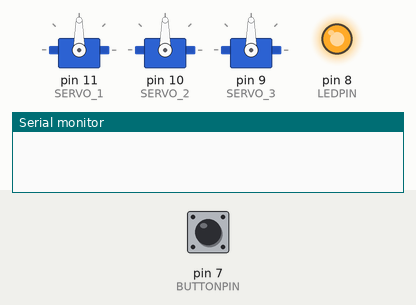
A sketch run on a simulated Arduino Uno, built with avr-gcc and run on an emulated ATmega328P. Shown: 3 × servo, output pins drawn as LEDs (lit = HIGH), the last lines printed to the serial monitor. The inputs (shaded band) are chosen by the test bench; at power-on: pin 7 (BUTTONPIN) LOW.

Above: at 1.2 s.
1.3 s: pin 7 (BUTTONPIN) pulled HIGH for 0.15 s
At 1.7 s:
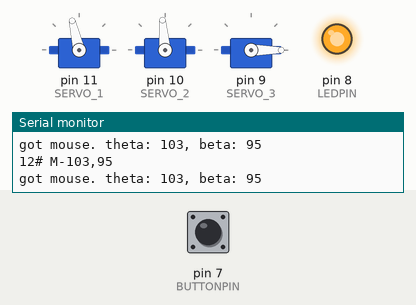
At 2.57 s:
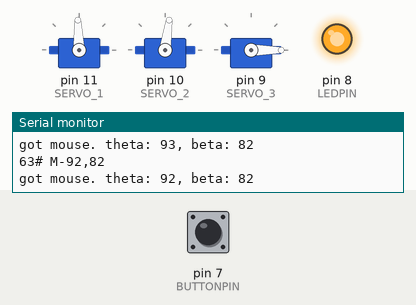
10.3 s: pin 7 (BUTTONPIN) pulled HIGH for 1 s
At 13.65 s:
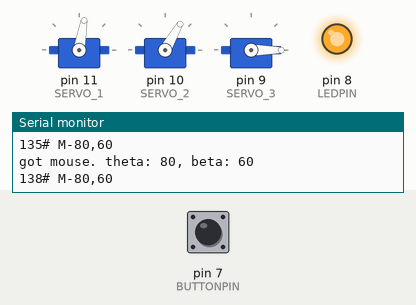
Timing chart, 0 to 19.3 s (numbered marks = the images above; inputs shaded):
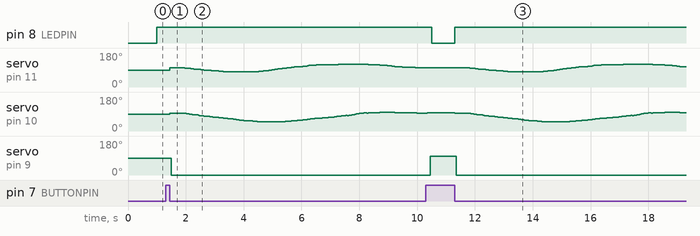

The sketch:

TwoServoArm_ARDUINO.ino
```cpp
//arduino CODE

//----------------------------------------- parameter (CHANGE HERE)
#define UP_PARAMETER 0
#define DOWN_PARAMETER 100

#define SERVO_1    11
#define SERVO_2    10
#define SERVO_3    9
#define LEDPIN     8
#define BUTTONPIN  7

#define LED_BLINK_INTERVAL 1000

//----------------------------------------- communication protocol (DON'T CHANGE!)
#define HEADER      '|'
//command
#define MOUSE       'M'
#define MOUSEUP     'U'
#define MOUSEDOWN   'D'
#define DEBUG       'N'
#define MEMORY_DATA 'A'

#define MESSAGE_BYTES 4 // HEADER - COMMAND

//----------------------------------------- coordinates, feel a bit stupid


prog_char path[] PROGMEM = {
  'M',103,95,'U',0,0,'M',103,95,'M',103,95,'M',103,95,'M',103,95,'M',
  103,95,'M',103,95,'M',103,95,'M',101,94,'M',100,93,'M',99,92,'M',98,91,'M',98,90,'M',97,89,'M',
  96,87,'M',95,85,'M',95,85,'M',94,85,'M',94,84,'M',93,82,'M',92,82,'M',92,82,'M',90,79,'M',89,78,
  'M',89,78,'M',88,77,'M',88,75,'M',87,75,'M',86,73,'M',85,73,'M',85,73,'M',85,72,'M',84,70,'M',84,
  70,'M',83,69,'M',82,68,'M',82,67,'M',82,67,'M',82,66,'M',81,66,'M',81,65,'M',81,64,'M',81,63,'M',
  81,62,'M',80,60,'M',80,60,'M',80,58,'M',80,57,'M',80,56,'M',80,55,'M',80,54,'M',81,53,'M',81,53,
  'M',81,53,'M',81,53,'M',82,52,'M',82,51,'M',82,51,'M',82,50,'M',83,50,'M',84,50,'M',84,50,'M',85,
  50,'M',85,49,'M',87,49,'M',87,48,'M',89,48,'M',90,48,'M',91,48,'M',92,48,'M',93,48,'M',94,48,'M',
  96,48,'M',97,49,'M',97,49,'M',99,50,'M',100,50,'M',100,51,'M',101,51,'M',102,51,'M',103,52,'M',
  104,53,'M',105,54,'M',106,54,'M',107,55,'M',107,56,'M',108,56,'M',108,57,'M',108,57,'M',110,59,'M',
  111,59,'M',111,60,'M',113,62,'M',114,63,'M',114,64,'M',114,64,'M',116,66,'M',116,67,'M',117,67,
  'M',117,68,'M',117,68,'M',117,68,'M',118,70,'M',118,70,'M',118,70,'M',118,71,'M',118,72,'M',118,
  72,'M',118,73,'M',119,74,'M',119,75,'M',119,75,'M',119,77,'M',120,78,'M',120,79,'M',120,80,'M',
  120,81,'M',121,81,'M',121,83,'M',120,82,'M',121,84,'M',121,84,'M',121,86,'M',121,87,'M',121,88,'M',
  121,91,'M',121,91,'M',121,93,'M',121,94,'M',120,94,'M',120,96,'M',120,96,'M',120,95,'M',119,96,'M',
  118,96,'M',118,96,'M',118,97,'M',117,97,'M',117,97,'M',117,96,'M',117,97,'M',116,98,'M',115,98,'M',
  115,98,'M',115,98,'M',114,98,'M',113,98,'M',112,98,'M',112,98,'M',111,98,'M',110,98,'M',108,97,'M',
  107,97,'M',107,97,'M',106,97,'M',106,97,'M',105,97,'M',104,97,'M',104,97,'M',104,97,'M',104,96,'M',
  104,96,'M',104,96,'M',104,96,'M',104,96,'M',103,96,'M',103,95,'M',103,95,'M',103,95,'M',103,95,'M',
  103,95,'M',103,95,'M',103,95,'M',103,96,'M',103,96,'D',0,0
};
// how long is the path
#define PATH_LENGTH 531
//----------------------------------------- application
#include <Servo.h>
#include <avr/pgmspace.h>

boolean drawing = false;

Servo theta;
Servo beta;
Servo up;

// detect button change
const int buttonPin = BUTTONPIN;
int buttonState = 0;
int lastButtonState = 0;
int buttonPushCounter = 0;

// led blinking withoud delay
int ledState = LOW;
long previousMillis = 0;
long interval = LED_BLINK_INTERVAL;

void setup() {
  Serial.begin(115200);

  theta.attach(SERVO_1);
  beta.attach(SERVO_2);
  up.attach(SERVO_3);

  pinMode(buttonPin, INPUT);
  pinMode(LEDPIN, OUTPUT);
}

//----------------------------------------- loop
void loop(){
  readButton();
  getDataFromProcessing();

  // led blinking
  if(!drawing) {
    unsigned long currentMillis = millis();
    if(currentMillis - previousMillis > interval) {
      previousMillis = currentMillis;
      if (ledState == LOW)
        ledState = HIGH;
      else
        ledState = LOW;
      digitalWrite(LEDPIN, ledState);
    }
  }

}

void readButton() {
  buttonState = digitalRead(buttonPin);
  if (buttonState != lastButtonState) {
    if (buttonState == HIGH) {
      // if button pressed.. nothing
    }
    else {
      // if button released.. load and draw!
      loadMemoryAndDraw();
    }
  }
  lastButtonState = buttonState;
}

void getDataFromProcessing() {
  if ( Serial.available() >= MESSAGE_BYTES) {
    if( Serial.read() == HEADER) {
      Serial.print("got header. ");

      setDrawing(true);

      char tag = Serial.read();
      unsigned char a = Serial.read(); // this was sent as a char but a char is [-127-127]. use unsigned char for [0,255]
      unsigned char b = Serial.read();

      //Serial.print(tag);

      decodeMessage(tag, a, b);
      //  delay(15);
    }
    else {
      setDrawing(false);
    }
  }
}

void decodeMessage(char tag, unsigned char a, unsigned char b) {
  if     (tag == MOUSEDOWN) setPen(true);
  else if(tag == MOUSEUP) setPen(false);
  else if(tag == DEBUG) debugUP(a);
  else if(tag == MOUSE) moveArm(a,b);
  else if(tag == MEMORY_DATA) loadMemoryAndDraw();
  else {
    Serial.print("got message with unknown tag ");
    Serial.println(tag);
  }
}

void setDrawing(boolean state) {
  drawing = state;
  if (drawing) {
    digitalWrite(LEDPIN, HIGH);
  }
  else {
    digitalWrite(LEDPIN, LOW);
  }
}

//----------------------------------------- commands
void debugUP(int a) {
  Serial.print("DEBUG up-servo:  ");
  Serial.println(a);
  up.write(a);
}

void setPen(boolean flag) {
  if(flag) {
    Serial.println("got mouse DOWN. ");
    up.write(DOWN_PARAMETER);
  }
  else {
    Serial.println("got mouse UP. ");
    up.write(UP_PARAMETER);
  }
}

void moveArm(int a, int b)
{
  Serial.print("got mouse. ");
  unsigned char atheta = a;
  unsigned char abeta = b;

  atheta = constrain(atheta, 0, 180);
  abeta = constrain(abeta, 0, 180);

  Serial.print("theta: ");
  Serial.print(atheta);
  Serial.print(", beta: ");
  Serial.println(abeta);
  theta.write(atheta);
  beta.write(abeta);
}

void loadMemoryAndDraw() {

  setDrawing(true);

  Serial.println("---------");
  for(int i=0; i< PATH_LENGTH ; i+=3) {
    Serial.print(i);
    Serial.print("# ");

    char tag = pgm_read_byte(&path[i]);
    unsigned char a = pgm_read_byte(&path[i+1]);
    unsigned char b = pgm_read_byte(&path[i+2]);

    Serial.print(tag);
    Serial.print("-");
    Serial.print(a);
    Serial.print(",");
    Serial.println(b);

    decodeMessage(tag,a,b);
    delay(50);
  }
  Serial.println("---------");

  setDrawing(false);

}
```
